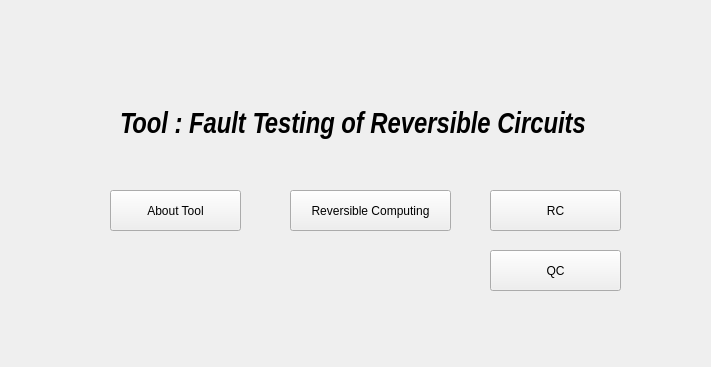
<?xml version="1.0" encoding="UTF-8"?>
<ui version="4.0">
 <class>Home</class>
 <widget class="QWidget" name="Home">
  <property name="geometry">
   <rect>
    <x>0</x>
    <y>0</y>
    <width>711</width>
    <height>367</height>
   </rect>
  </property>
  <property name="windowTitle">
   <string>RC-Tool</string>
  </property>
  <widget class="QPushButton" name="start">
   <property name="geometry">
    <rect>
     <x>490</x>
     <y>190</y>
     <width>131</width>
     <height>41</height>
    </rect>
   </property>
   <property name="text">
    <string>RC</string>
   </property>
  </widget>
  <widget class="QPushButton" name="about">
   <property name="geometry">
    <rect>
     <x>110</x>
     <y>190</y>
     <width>131</width>
     <height>41</height>
    </rect>
   </property>
   <property name="text">
    <string>About Tool</string>
   </property>
  </widget>
  <widget class="QPushButton" name="rc">
   <property name="geometry">
    <rect>
     <x>290</x>
     <y>190</y>
     <width>161</width>
     <height>41</height>
    </rect>
   </property>
   <property name="text">
    <string>Reversible Computing</string>
   </property>
  </widget>
  <widget class="QLabel" name="label">
   <property name="geometry">
    <rect>
     <x>120</x>
     <y>90</y>
     <width>491</width>
     <height>71</height>
    </rect>
   </property>
   <property name="font">
    <font>
     <family>Liberation Sans Narrow</family>
     <pointsize>22</pointsize>
     <weight>75</weight>
     <italic>true</italic>
     <bold>true</bold>
    </font>
   </property>
   <property name="text">
    <string>Tool : Fault Testing of Reversible Circuits</string>
   </property>
  </widget>
  <widget class="QPushButton" name="qc">
   <property name="geometry">
    <rect>
     <x>490</x>
     <y>250</y>
     <width>131</width>
     <height>41</height>
    </rect>
   </property>
   <property name="text">
    <string>QC</string>
   </property>
  </widget>
 </widget>
 <resources/>
 <connections/>
</ui>
